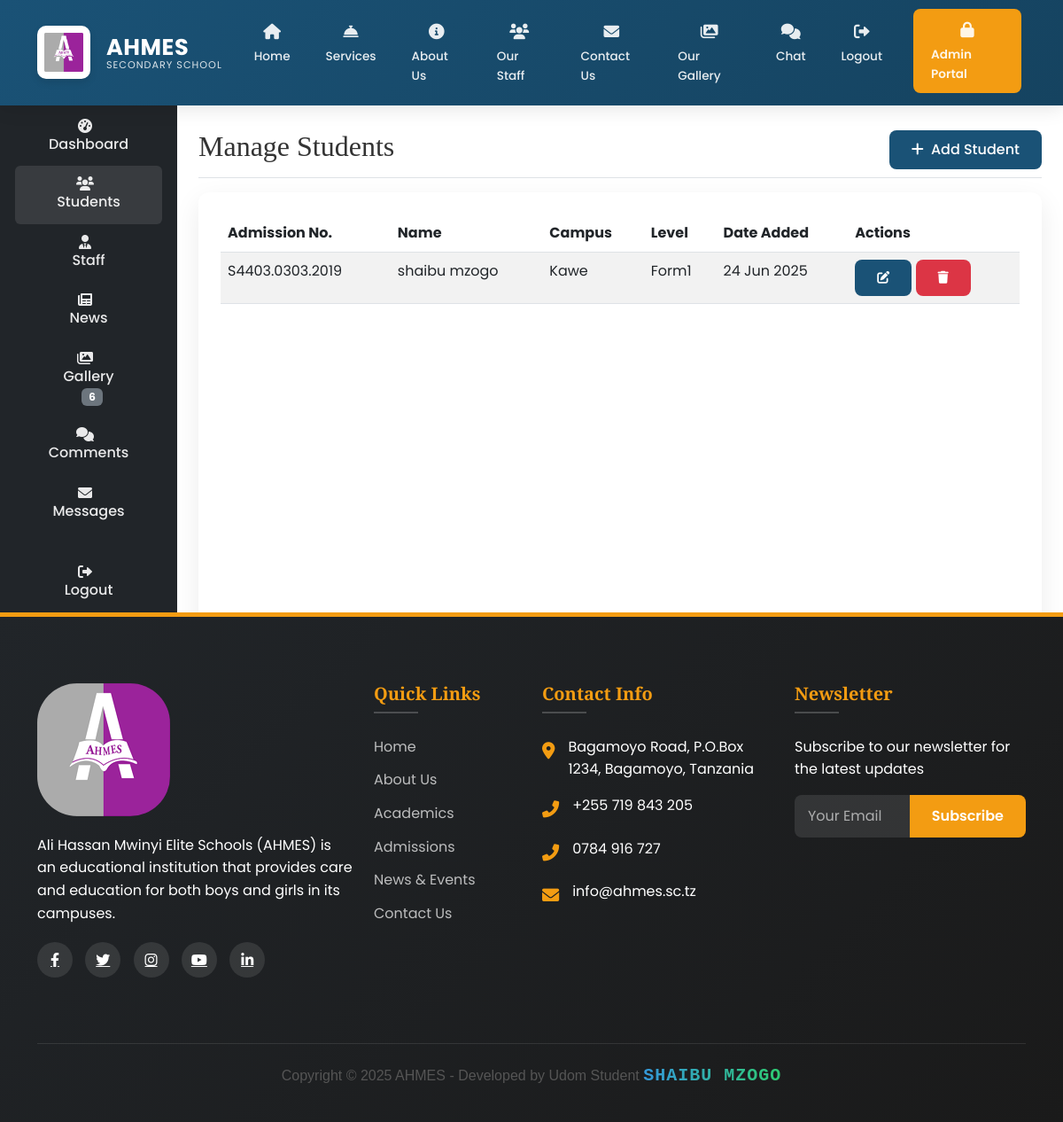
The page /ad/students/ (signed in) on the database as committed earlier.
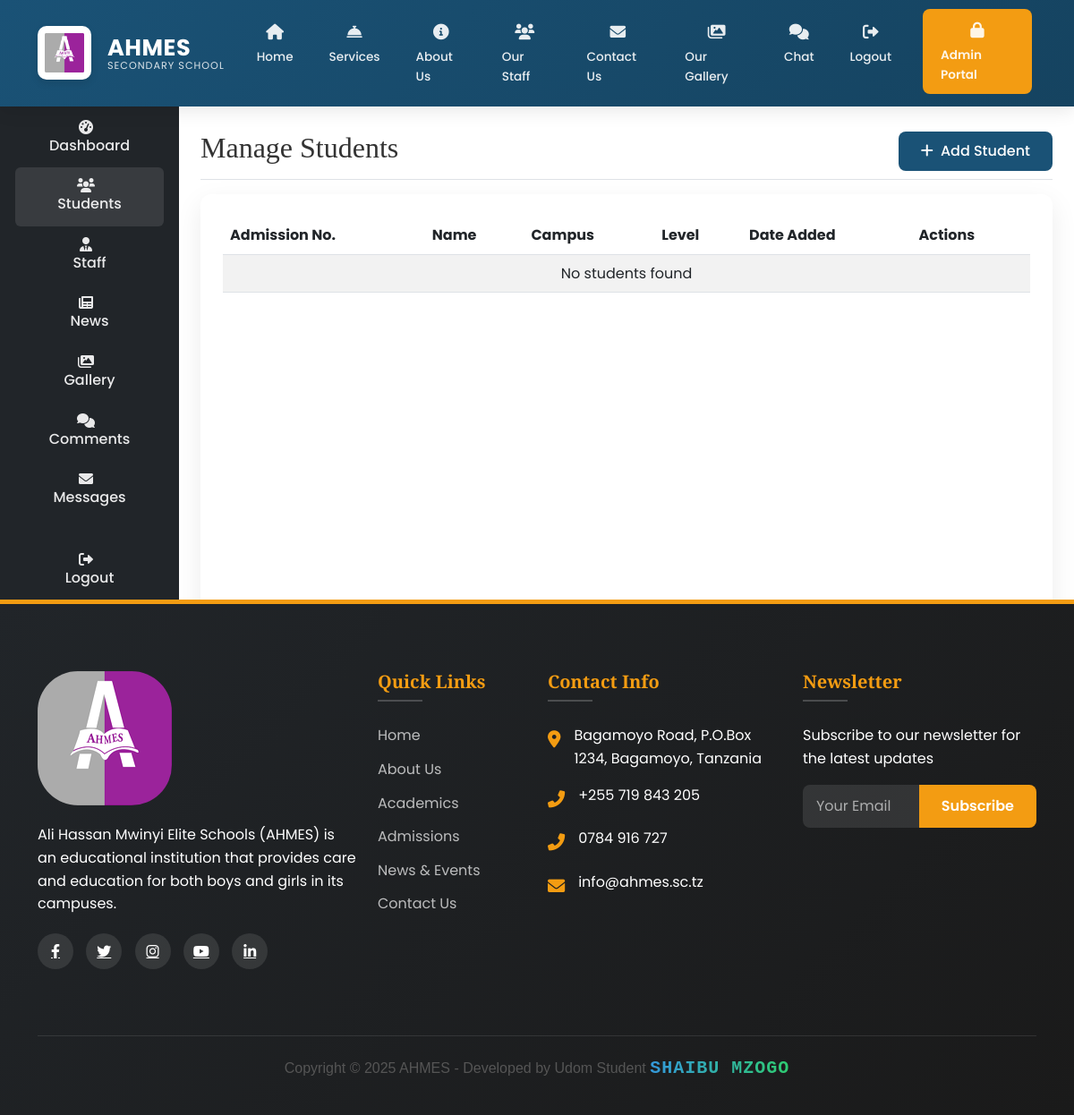
The same page on the database as committed later.
### main/models.py (models this page shows, shortened)
class Student(models.Model):
    GENDER_CHOICES = [
        ('M', 'Male'),
        ('F', 'Female'),
    ]
    user = models.OneToOneField(
        User,
        on_delete=models.CASCADE,
        related_name='student_profile',
        null=True,  # Make optional if needed
        blank=True
    )
    first_name = models.CharField(max_length=100)
    last_name = models.CharField(max_length=100)
    gender = models.CharField(max_length=1, choices=GENDER_CHOICES)
    date_of_birth = models.DateField()
    admission_number = models.CharField(max_length=20, unique=True)
    campus = models.ForeignKey(
        Campus,
        on_delete=models.CASCADE,
        related_name='students'
    )
    level = models.ForeignKey(
        Level,
        on_delete=models.CASCADE,
        related_name='students'
    )
    admission_date = models.DateField()
    parent_name = models.CharField(max_length=200)
    parent_phone = models.CharField(max_length=20)
    parent_email = models.EmailField()
    address = models.TextField()
    created_at = models.DateTimeField(auto_now_add=True)
    updated_at = models.DateTimeField(auto_now=True)
    class Meta:
        ordering = ['-created_at']
        verbose_name = 'Student'
        verbose_name_plural = 'Students'

class Campus(models.Model):
    name = models.CharField(max_length=100)
    location = models.CharField(max_length=200)
    description = models.TextField()
    image = models.ImageField(upload_to='campuses/')

class Level(models.Model):
    name = models.CharField(max_length=100)
    description = models.TextField()

### main/views.py (the view)
# urls.py: path('ad/students/', views.manage_students, name='manage_students'),
@login_required
@user_passes_test(is_admin)
def manage_students(request):
    students = Student.objects.all().order_by('-created_at')
    return render(request, 'main/manage_students.html', {'students': students})

### main/context_processors.py (called while the page is built)
def admin_counts(request):
    if request.user.is_authenticated and request.user.is_admin:
        return {
            'pending_comments': Comment.objects.filter(is_approved=False).count(),
            'gallery_count': Gallery.objects.count(),
        }
    return {}

### main/views.py (called while the page is built)
def is_admin(user):
    return user.is_authenticated and user.is_admin

### main/templates/main/manage_students.html
{% extends 'main/base.html' %}
{% load static %}
{% block content %}
<div class="container-fluid">
  <div class="row">
    {% include 'main/sidebar.html' %}
    <main class="col-md-9 ms-sm-auto col-lg-10 px-md-4 py-4">
      <div class="d-flex justify-content-between flex-wrap flex-md-nowrap align-items-center pt-3 pb-2 mb-3 border-bottom">
        <h1 class="h2">Manage Students</h1>
        <div class="btn-toolbar mb-2 mb-md-0">
          <a href="{% url 'add_student' %}" class="btn btn-primary">
            <i class="fas fa-plus me-1"></i> Add Student
          </a>
        </div>
      </div>
      <div class="card">
        <div class="card-body">
          <div class="table-responsive">
            <table class="table table-striped table-hover">
              <thead>
                <tr>
                  <th>Admission No.</th>
                  <th>Name</th>
                  <th>Campus</th>
                  <th>Level</th>
                  <th>Date Added</th>
                  <th>Actions</th>
                </tr>
              </thead>
              <tbody>
                {% for student in students %}
                <tr>
                  <td>{{ student.admission_number }}</td>
                  <td>{{ student.first_name }} {{ student.last_name }}</td>
                  <td>{{ student.campus.name }}</td>
                  <td>{{ student.level.name }}</td>
                  <td>{{ student.created_at|date:"d M Y" }}</td>
                  <td>
                    <a href="{% url 'edit_student' student.pk %}" class="btn btn-sm btn-primary">
                      <i class="fas fa-edit"></i>
                    </a>
                    <a href="{% url 'delete_student' student.pk %}" class="btn btn-sm btn-danger">
                      <i class="fas fa-trash"></i>
                    </a>
                  </td>
                </tr>
                {% empty %}
                <tr>
                  <td colspan="6" class="text-center">No students found</td>
                </tr>
                {% endfor %}
              </tbody>
            </table>
          </div>
        </div>
      </div>
    </main>
  </div>
</div>
{% endblock %}

Rows that differ between the two databases and show on the page:
removed Student: admission_number "S4403.0303.2019", first_name "shaibu", last_name "mzogo", campus.name "Kawe", level.name "Form1", created_at "24 Jun 2025"
Other text that changed with them:
{{ gallery_count }}: "6" → (not shown)
text now shown: "No students found"
